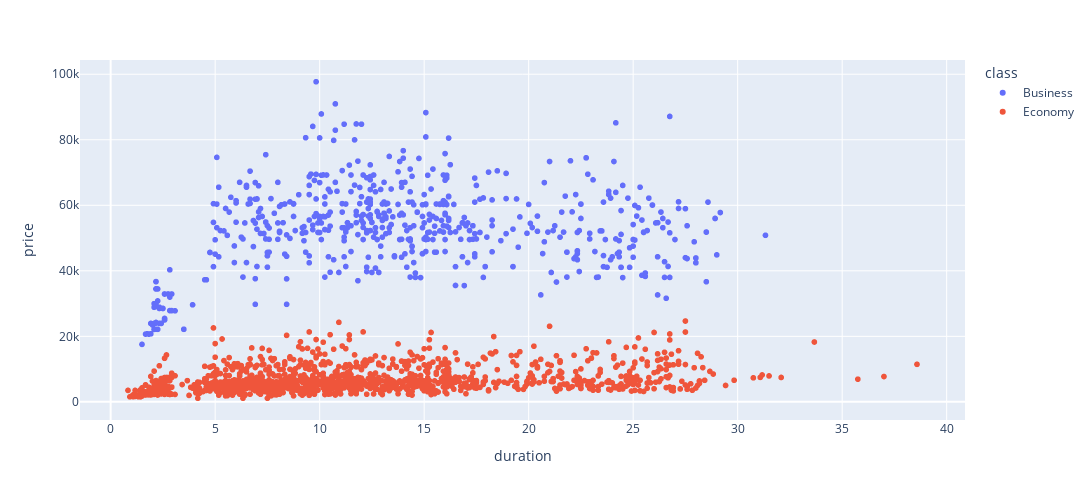

Notebook code cell kept with this figure:
### Code cell
if SIMPLIFIED_PLOTS:
    fig = px.scatter(df_raw_sample, x="duration", y="price", color="class")
else:
    fig = px.scatter(df_raw, x="duration", y="price", color="class", marginal_y="violin", marginal_x="box", trendline="ols", template="simple_white")
fig.update_layout( width=1200, height=500)
fig.show()

### Figure 1 — Plotly figure (JSON) as saved in the notebook; plotly's stock layout.template omitted (floating-point values rounded to 4 significant figures; data arrays with more than 128 entries replaced by an {"elided": "..."} marker saying what was removed)
{"data": [{"hovertemplate": "class=Business<br>duration=%{x}<br>price=%{y}<extra></extra>", "legendgroup": "Business", "marker": {"color": "#636efa", "symbol": "circle"}, "mode": "markers", "name": "Business", "showlegend": true, "type": "scattergl", "x": {"elided": "598 float values"}, "xaxis": "x", "y": {"elided": "598 int values"}, "yaxis": "y"}, {"hovertemplate": "class=Economy<br>duration=%{x}<br>price=%{y}<extra></extra>", "legendgroup": "Economy", "marker": {"color": "#EF553B", "symbol": "circle"}, "mode": "markers", "name": "Economy", "showlegend": true, "type": "scattergl", "x": {"elided": "1402 float values"}, "xaxis": "x", "y": {"elided": "1402 int values"}, "yaxis": "y"}], "layout": {"height": 500, "legend": {"title": {"text": "class"}, "tracegroupgap": 0}, "margin": {"t": 60}, "width": 1200, "xaxis": {"anchor": "y", "domain": [0, 1], "title": {"text": "duration"}}, "yaxis": {"anchor": "x", "domain": [0, 1], "title": {"text": "price"}}}}
